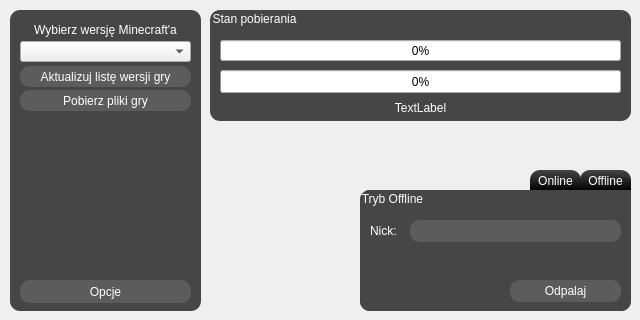
<?xml version="1.0" encoding="UTF-8"?>
<ui version="4.0">
 <class>ILMM</class>
 <widget class="QMainWindow" name="ILMM">
  <property name="geometry">
   <rect>
    <x>0</x>
    <y>0</y>
    <width>640</width>
    <height>320</height>
   </rect>
  </property>
  <property name="sizePolicy">
   <sizepolicy hsizetype="Fixed" vsizetype="Fixed">
    <horstretch>0</horstretch>
    <verstretch>0</verstretch>
   </sizepolicy>
  </property>
  <property name="minimumSize">
   <size>
    <width>640</width>
    <height>320</height>
   </size>
  </property>
  <property name="maximumSize">
   <size>
    <width>640</width>
    <height>320</height>
   </size>
  </property>
  <property name="windowTitle">
   <string notr="true">HopLa Minecraft</string>
  </property>
  <property name="autoFillBackground">
   <bool>false</bool>
  </property>
  <property name="styleSheet">
   <string notr="true">

centralWidget {
	background-color: qconicalgradient(cx:0, cy:0, angle:135, stop:0 rgba(255, 255, 0, 69), stop:0.375 rgba(255, 255, 0, 69), stop:0.423533 rgba(251, 255, 0, 145), stop:0.45 rgba(247, 255, 0, 208), stop:0.477581 rgba(255, 244, 71, 130), stop:0.518717 rgba(255, 218, 71, 130), stop:0.55 rgba(255, 255, 0, 255), stop:0.57754 rgba(255, 203, 0, 130), stop:0.625 rgba(255, 255, 0, 69), stop:1 rgba(255, 255, 0, 69));
}</string>
  </property>
  <widget class="QWidget" name="centralWidget">
   <property name="styleSheet">
    <string notr="true">QWidget#CentralContainer {
	background-color: qconicalgradient(cx:0, cy:0, angle:135, stop:0 rgba(255, 255, 0, 69), stop:0.375 rgba(255, 255, 0, 69), stop:0.423533 rgba(251, 255, 0, 145), stop:0.45 rgba(247, 255, 0, 208), stop:0.477581 rgba(255, 244, 71, 130), stop:0.518717 rgba(255, 218, 71, 130), stop:0.55 rgba(255, 255, 0, 255), stop:0.57754 rgba(255, 203, 0, 130), stop:0.625 rgba(255, 255, 0, 69), stop:1 rgba(255, 255, 0, 69));
}</string>
   </property>
   <widget class="QGroupBox" name="onlineBox">
    <property name="geometry">
     <rect>
      <x>360</x>
      <y>190</y>
      <width>271</width>
      <height>121</height>
     </rect>
    </property>
    <property name="styleSheet">
     <string notr="true">background-color: rgb(70, 70, 70);
border-radius: 10px;
border-top-right-radius: 0px;
color: rgb(255,255,255);


</string>
    </property>
    <property name="title">
     <string>Tryb Online</string>
    </property>
    <widget class="QLabel" name="label">
     <property name="geometry">
      <rect>
       <x>10</x>
       <y>30</y>
       <width>51</width>
       <height>21</height>
      </rect>
     </property>
     <property name="styleSheet">
      <string notr="true">background: transparent;</string>
     </property>
     <property name="text">
      <string>Login:</string>
     </property>
    </widget>
    <widget class="QLineEdit" name="premUsername">
     <property name="geometry">
      <rect>
       <x>50</x>
       <y>30</y>
       <width>211</width>
       <height>22</height>
      </rect>
     </property>
     <property name="styleSheet">
      <string notr="true">background-color: rgb(255,255,255,30);
border-radius: 10px;</string>
     </property>
    </widget>
    <widget class="QLabel" name="label_2">
     <property name="geometry">
      <rect>
       <x>10</x>
       <y>60</y>
       <width>51</width>
       <height>21</height>
      </rect>
     </property>
     <property name="styleSheet">
      <string notr="true">background: transparent;</string>
     </property>
     <property name="text">
      <string>Hasło:</string>
     </property>
    </widget>
    <widget class="QLineEdit" name="premPassword">
     <property name="geometry">
      <rect>
       <x>50</x>
       <y>60</y>
       <width>211</width>
       <height>22</height>
      </rect>
     </property>
     <property name="styleSheet">
      <string notr="true">background-color: rgb(255,255,255,30);
border-radius: 10px;</string>
     </property>
     <property name="inputMethodHints">
      <set>Qt::ImhHiddenText</set>
     </property>
     <property name="text">
      <string notr="true"/>
     </property>
     <property name="placeholderText">
      <string notr="true"/>
     </property>
    </widget>
    <widget class="QPushButton" name="premBtn">
     <property name="geometry">
      <rect>
       <x>150</x>
       <y>90</y>
       <width>111</width>
       <height>22</height>
      </rect>
     </property>
     <property name="focusPolicy">
      <enum>Qt::NoFocus</enum>
     </property>
     <property name="styleSheet">
      <string notr="true">QPushButton{
background-color: rgb(255,255,255,30);
border-radius: 10px;
}
QPushButton:hover{
background-color: rgb(255,255,255,50);
}
QPushButton:pressed{
background-color: rgb(255,255,255,50);
}</string>
     </property>
     <property name="text">
      <string>Odpalaj</string>
     </property>
    </widget>
   </widget>
   <widget class="QPushButton" name="onlinebtn">
    <property name="geometry">
     <rect>
      <x>530</x>
      <y>170</y>
      <width>51</width>
      <height>21</height>
     </rect>
    </property>
    <property name="focusPolicy">
     <enum>Qt::NoFocus</enum>
    </property>
    <property name="styleSheet">
     <string notr="true">QPushButton {
	background: qlineargradient(spread:pad, x1:1, y1:1, x2:1, y2:0, stop:0 rgba(0, 0, 0, 255), stop:1 rgba(70, 70, 70, 255));
border-top-right-radius: 10px;
border-top-left-radius: 10px;
color:white;
}

QPushButton:disabled {
background-color: rgb(70,70,70);
color: black;
}</string>
    </property>
    <property name="text">
     <string>Online</string>
    </property>
   </widget>
   <widget class="QPushButton" name="offlinebtn">
    <property name="enabled">
     <bool>true</bool>
    </property>
    <property name="geometry">
     <rect>
      <x>580</x>
      <y>170</y>
      <width>51</width>
      <height>21</height>
     </rect>
    </property>
    <property name="focusPolicy">
     <enum>Qt::NoFocus</enum>
    </property>
    <property name="styleSheet">
     <string notr="true">QPushButton {
	background: qlineargradient(spread:pad, x1:1, y1:1, x2:1, y2:0, stop:0 rgba(0, 0, 0, 255), stop:1 rgba(70, 70, 70, 255));
border-top-right-radius: 10px;
border-top-left-radius: 10px;
color:white;
}

QPushButton:disabled {
background-color: rgb(70,70,70);
color: black;
}</string>
    </property>
    <property name="text">
     <string>Offline</string>
    </property>
   </widget>
   <widget class="QGroupBox" name="offlineBox">
    <property name="geometry">
     <rect>
      <x>360</x>
      <y>190</y>
      <width>271</width>
      <height>121</height>
     </rect>
    </property>
    <property name="styleSheet">
     <string notr="true">background-color: rgb(70, 70, 70);
border-radius: 10px;
border-top-right-radius: 0px;
color: rgb(255,255,255);


</string>
    </property>
    <property name="title">
     <string>Tryb Offline</string>
    </property>
    <widget class="QPushButton" name="nonpremBtn">
     <property name="geometry">
      <rect>
       <x>150</x>
       <y>90</y>
       <width>111</width>
       <height>22</height>
      </rect>
     </property>
     <property name="focusPolicy">
      <enum>Qt::NoFocus</enum>
     </property>
     <property name="styleSheet">
      <string notr="true">QPushButton{
background-color: rgb(255,255,255,30);
border-radius: 10px;
}
QPushButton:pressed{
background-color: rgb(255,255,255,50);
}</string>
     </property>
     <property name="text">
      <string>Odpalaj</string>
     </property>
    </widget>
    <widget class="QLineEdit" name="nonPremUsername">
     <property name="geometry">
      <rect>
       <x>50</x>
       <y>30</y>
       <width>211</width>
       <height>22</height>
      </rect>
     </property>
     <property name="styleSheet">
      <string notr="true">background-color: rgb(255,255,255,30);
border-radius: 10px;</string>
     </property>
    </widget>
    <widget class="QLabel" name="label_3">
     <property name="geometry">
      <rect>
       <x>10</x>
       <y>30</y>
       <width>41</width>
       <height>21</height>
      </rect>
     </property>
     <property name="styleSheet">
      <string notr="true">background: transparent;</string>
     </property>
     <property name="text">
      <string>Nick:</string>
     </property>
    </widget>
   </widget>
   <widget class="QGroupBox" name="downloadBox">
    <property name="geometry">
     <rect>
      <x>210</x>
      <y>10</y>
      <width>421</width>
      <height>111</height>
     </rect>
    </property>
    <property name="styleSheet">
     <string notr="true">QGroupBox {
color:white;
background-color: rgb(70,70,70);
border-radius: 10px;
}</string>
    </property>
    <property name="title">
     <string>Stan pobierania</string>
    </property>
    <widget class="QProgressBar" name="progressBar">
     <property name="geometry">
      <rect>
       <x>10</x>
       <y>30</y>
       <width>401</width>
       <height>21</height>
      </rect>
     </property>
     <property name="value">
      <number>0</number>
     </property>
    </widget>
    <widget class="QProgressBar" name="progressBar_2">
     <property name="geometry">
      <rect>
       <x>10</x>
       <y>60</y>
       <width>401</width>
       <height>23</height>
      </rect>
     </property>
     <property name="value">
      <number>0</number>
     </property>
    </widget>
    <widget class="QLabel" name="fileName">
     <property name="geometry">
      <rect>
       <x>10</x>
       <y>90</y>
       <width>401</width>
       <height>16</height>
      </rect>
     </property>
     <property name="layoutDirection">
      <enum>Qt::LeftToRight</enum>
     </property>
     <property name="styleSheet">
      <string notr="true">color:white;</string>
     </property>
     <property name="text">
      <string>TextLabel</string>
     </property>
     <property name="alignment">
      <set>Qt::AlignCenter</set>
     </property>
    </widget>
   </widget>
   <widget class="QFrame" name="frame">
    <property name="geometry">
     <rect>
      <x>10</x>
      <y>10</y>
      <width>191</width>
      <height>301</height>
     </rect>
    </property>
    <property name="styleSheet">
     <string notr="true">QFrame{
border-radius: 10px;
background-color: rgb(70, 70, 70);
}
QPushButton{
background-color: rgba(10, 10,10, 30);
border-radius: 10px;
color: rgb(255,255,255);
background-color: rgb(255,255,255,30);
}
QPushButton:pressed{
background-color: rgb(255,255,255,50);
}</string>
    </property>
    <property name="frameShape">
     <enum>QFrame::StyledPanel</enum>
    </property>
    <property name="frameShadow">
     <enum>QFrame::Raised</enum>
    </property>
    <widget class="QLabel" name="label_4">
     <property name="geometry">
      <rect>
       <x>10</x>
       <y>10</y>
       <width>171</width>
       <height>20</height>
      </rect>
     </property>
     <property name="styleSheet">
      <string notr="true">border: none;
color: white;</string>
     </property>
     <property name="text">
      <string>Wybierz wersję Minecraft'a</string>
     </property>
     <property name="alignment">
      <set>Qt::AlignCenter</set>
     </property>
    </widget>
    <widget class="QComboBox" name="comboBox">
     <property name="geometry">
      <rect>
       <x>10</x>
       <y>31</y>
       <width>171</width>
       <height>21</height>
      </rect>
     </property>
     <property name="focusPolicy">
      <enum>Qt::NoFocus</enum>
     </property>
     <property name="currentIndex">
      <number>-1</number>
     </property>
     <property name="maxVisibleItems">
      <number>10</number>
     </property>
    </widget>
    <widget class="QPushButton" name="download">
     <property name="geometry">
      <rect>
       <x>10</x>
       <y>56</y>
       <width>171</width>
       <height>21</height>
      </rect>
     </property>
     <property name="focusPolicy">
      <enum>Qt::NoFocus</enum>
     </property>
     <property name="text">
      <string>Aktualizuj listę wersji gry</string>
     </property>
    </widget>
    <widget class="QPushButton" name="loadRes">
     <property name="geometry">
      <rect>
       <x>10</x>
       <y>80</y>
       <width>171</width>
       <height>21</height>
      </rect>
     </property>
     <property name="focusPolicy">
      <enum>Qt::NoFocus</enum>
     </property>
     <property name="text">
      <string>Pobierz pliki gry</string>
     </property>
    </widget>
    <widget class="QPushButton" name="Options">
     <property name="geometry">
      <rect>
       <x>10</x>
       <y>270</y>
       <width>171</width>
       <height>23</height>
      </rect>
     </property>
     <property name="text">
      <string>Opcje</string>
     </property>
    </widget>
   </widget>
  </widget>
 </widget>
 <layoutdefault spacing="6" margin="11"/>
 <resources/>
 <connections>
  <connection>
   <sender>premBtn</sender>
   <signal>clicked()</signal>
   <receiver>ILMM</receiver>
   <slot>legitMode()</slot>
   <hints>
    <hint type="sourcelabel">
     <x>577</x>
     <y>306</y>
    </hint>
    <hint type="destinationlabel">
     <x>319</x>
     <y>159</y>
    </hint>
   </hints>
  </connection>
  <connection>
   <sender>nonpremBtn</sender>
   <signal>clicked()</signal>
   <receiver>ILMM</receiver>
   <slot>nonlegitMode()</slot>
   <hints>
    <hint type="sourcelabel">
     <x>577</x>
     <y>306</y>
    </hint>
    <hint type="destinationlabel">
     <x>319</x>
     <y>159</y>
    </hint>
   </hints>
  </connection>
  <connection>
   <sender>offlinebtn</sender>
   <signal>clicked()</signal>
   <receiver>ILMM</receiver>
   <slot>switchToOffline()</slot>
   <hints>
    <hint type="sourcelabel">
     <x>605</x>
     <y>170</y>
    </hint>
    <hint type="destinationlabel">
     <x>319</x>
     <y>159</y>
    </hint>
   </hints>
  </connection>
  <connection>
   <sender>onlinebtn</sender>
   <signal>clicked()</signal>
   <receiver>ILMM</receiver>
   <slot>switchToOnline()</slot>
   <hints>
    <hint type="sourcelabel">
     <x>555</x>
     <y>170</y>
    </hint>
    <hint type="destinationlabel">
     <x>319</x>
     <y>159</y>
    </hint>
   </hints>
  </connection>
  <connection>
   <sender>download</sender>
   <signal>clicked()</signal>
   <receiver>ILMM</receiver>
   <slot>downloadVersions()</slot>
   <hints>
    <hint type="sourcelabel">
     <x>135</x>
     <y>195</y>
    </hint>
    <hint type="destinationlabel">
     <x>319</x>
     <y>159</y>
    </hint>
   </hints>
  </connection>
  <connection>
   <sender>loadRes</sender>
   <signal>clicked()</signal>
   <receiver>ILMM</receiver>
   <slot>downloadResources()</slot>
   <hints>
    <hint type="sourcelabel">
     <x>105</x>
     <y>140</y>
    </hint>
    <hint type="destinationlabel">
     <x>319</x>
     <y>159</y>
    </hint>
   </hints>
  </connection>
  <connection>
   <sender>Options</sender>
   <signal>clicked()</signal>
   <receiver>ILMM</receiver>
   <slot>showOptions()</slot>
   <hints>
    <hint type="sourcelabel">
     <x>105</x>
     <y>291</y>
    </hint>
    <hint type="destinationlabel">
     <x>319</x>
     <y>159</y>
    </hint>
   </hints>
  </connection>
 </connections>
 <slots>
  <slot>legitMode()</slot>
  <slot>nonlegitMode()</slot>
  <slot>switchToOnline()</slot>
  <slot>switchToOffline()</slot>
  <slot>downloadVersions()</slot>
  <slot>loadVersions()</slot>
  <slot>downloadFiles()</slot>
  <slot>downloadResources()</slot>
  <slot>showOptions()</slot>
 </slots>
</ui>
